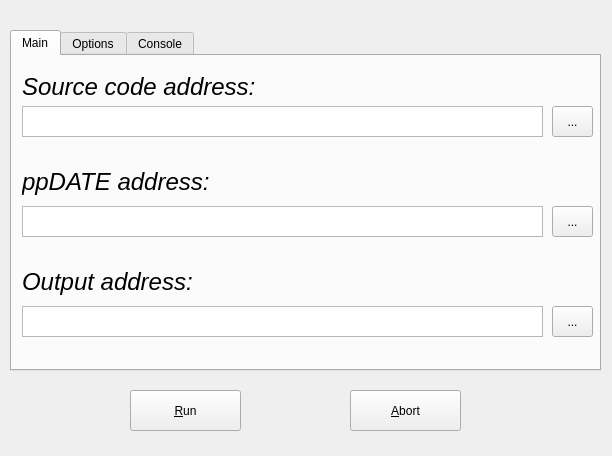
<?xml version="1.0" encoding="UTF-8"?>
<ui version="4.0">
 <class>StarvoorsGUI</class>
 <widget class="QWidget" name="StarvoorsGUI">
  <property name="geometry">
   <rect>
    <x>0</x>
    <y>0</y>
    <width>612</width>
    <height>456</height>
   </rect>
  </property>
  <property name="windowTitle">
   <string>StaRVOOrS</string>
  </property>
  <property name="layoutDirection">
   <enum>Qt::LeftToRight</enum>
  </property>
  <widget class="QTabWidget" name="tabWidget">
   <property name="geometry">
    <rect>
     <x>10</x>
     <y>30</y>
     <width>591</width>
     <height>341</height>
    </rect>
   </property>
   <property name="mouseTracking">
    <bool>false</bool>
   </property>
   <property name="currentIndex">
    <number>0</number>
   </property>
   <widget class="QWidget" name="tab_main">
    <attribute name="title">
     <string>Main</string>
    </attribute>
    <widget class="QTextEdit" name="source">
     <property name="geometry">
      <rect>
       <x>10</x>
       <y>50</y>
       <width>521</width>
       <height>31</height>
      </rect>
     </property>
     <property name="tabChangesFocus">
      <bool>true</bool>
     </property>
    </widget>
    <widget class="QTextEdit" name="ppdate">
     <property name="geometry">
      <rect>
       <x>10</x>
       <y>150</y>
       <width>521</width>
       <height>31</height>
      </rect>
     </property>
     <property name="tabChangesFocus">
      <bool>true</bool>
     </property>
    </widget>
    <widget class="QTextEdit" name="output">
     <property name="geometry">
      <rect>
       <x>10</x>
       <y>250</y>
       <width>521</width>
       <height>31</height>
      </rect>
     </property>
     <property name="tabChangesFocus">
      <bool>true</bool>
     </property>
    </widget>
    <widget class="QLabel" name="label">
     <property name="geometry">
      <rect>
       <x>10</x>
       <y>20</y>
       <width>281</width>
       <height>21</height>
      </rect>
     </property>
     <property name="font">
      <font>
       <pointsize>18</pointsize>
       <italic>true</italic>
      </font>
     </property>
     <property name="text">
      <string>Source code address:</string>
     </property>
    </widget>
    <widget class="QLabel" name="label_2">
     <property name="geometry">
      <rect>
       <x>10</x>
       <y>110</y>
       <width>191</width>
       <height>31</height>
      </rect>
     </property>
     <property name="font">
      <font>
       <pointsize>18</pointsize>
       <italic>true</italic>
      </font>
     </property>
     <property name="text">
      <string>ppDATE address:</string>
     </property>
    </widget>
    <widget class="QLabel" name="label_3">
     <property name="geometry">
      <rect>
       <x>10</x>
       <y>210</y>
       <width>201</width>
       <height>31</height>
      </rect>
     </property>
     <property name="font">
      <font>
       <pointsize>18</pointsize>
       <italic>true</italic>
      </font>
     </property>
     <property name="text">
      <string>Output address:</string>
     </property>
    </widget>
    <widget class="QToolButton" name="toolButton">
     <property name="geometry">
      <rect>
       <x>540</x>
       <y>50</y>
       <width>41</width>
       <height>31</height>
      </rect>
     </property>
     <property name="text">
      <string>...</string>
     </property>
    </widget>
    <widget class="QToolButton" name="toolButton_2">
     <property name="geometry">
      <rect>
       <x>540</x>
       <y>150</y>
       <width>41</width>
       <height>31</height>
      </rect>
     </property>
     <property name="text">
      <string>...</string>
     </property>
    </widget>
    <widget class="QToolButton" name="toolButton_3">
     <property name="geometry">
      <rect>
       <x>540</x>
       <y>250</y>
       <width>41</width>
       <height>31</height>
      </rect>
     </property>
     <property name="text">
      <string>...</string>
     </property>
    </widget>
   </widget>
   <widget class="QWidget" name="tab_options">
    <attribute name="title">
     <string>Options</string>
    </attribute>
    <widget class="QRadioButton" name="only_parse">
     <property name="geometry">
      <rect>
       <x>20</x>
       <y>40</y>
       <width>141</width>
       <height>22</height>
      </rect>
     </property>
     <property name="font">
      <font>
       <pointsize>14</pointsize>
       <italic>true</italic>
      </font>
     </property>
     <property name="text">
      <string>Only parsing</string>
     </property>
    </widget>
    <widget class="QCheckBox" name="only_rv">
     <property name="geometry">
      <rect>
       <x>20</x>
       <y>80</y>
       <width>251</width>
       <height>22</height>
      </rect>
     </property>
     <property name="font">
      <font>
       <pointsize>14</pointsize>
       <italic>true</italic>
      </font>
     </property>
     <property name="text">
      <string>Only runtime verification</string>
     </property>
    </widget>
    <widget class="QCheckBox" name="none_verbose">
     <property name="geometry">
      <rect>
       <x>20</x>
       <y>120</y>
       <width>221</width>
       <height>22</height>
      </rect>
     </property>
     <property name="font">
      <font>
       <pointsize>14</pointsize>
       <italic>true</italic>
      </font>
     </property>
     <property name="text">
      <string>None verbose monitor</string>
     </property>
    </widget>
    <widget class="QCheckBox" name="xml">
     <property name="geometry">
      <rect>
       <x>20</x>
       <y>160</y>
       <width>261</width>
       <height>22</height>
      </rect>
     </property>
     <property name="font">
      <font>
       <pointsize>14</pointsize>
       <italic>true</italic>
      </font>
     </property>
     <property name="text">
      <string>Do not remove KeY xml file</string>
     </property>
    </widget>
   </widget>
   <widget class="QWidget" name="tab_console">
    <attribute name="title">
     <string>Console</string>
    </attribute>
    <widget class="QTextEdit" name="console">
     <property name="geometry">
      <rect>
       <x>10</x>
       <y>10</y>
       <width>561</width>
       <height>291</height>
      </rect>
     </property>
    </widget>
   </widget>
  </widget>
  <widget class="QPushButton" name="button_run">
   <property name="geometry">
    <rect>
     <x>130</x>
     <y>390</y>
     <width>111</width>
     <height>41</height>
    </rect>
   </property>
   <property name="text">
    <string>&amp;Run</string>
   </property>
  </widget>
  <widget class="QPushButton" name="pushButton_2">
   <property name="geometry">
    <rect>
     <x>350</x>
     <y>390</y>
     <width>111</width>
     <height>41</height>
    </rect>
   </property>
   <property name="text">
    <string>&amp;Abort</string>
   </property>
  </widget>
 </widget>
 <layoutdefault spacing="6" margin="11"/>
 <resources/>
 <connections/>
</ui>
